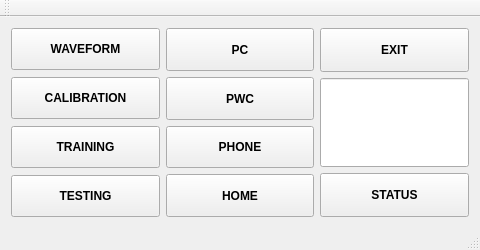
<?xml version="1.0" encoding="UTF-8"?>
<ui version="4.0">
 <class>MainWindow</class>
 <widget class="QMainWindow" name="MainWindow">
  <property name="geometry">
   <rect>
    <x>0</x>
    <y>0</y>
    <width>480</width>
    <height>250</height>
   </rect>
  </property>
  <property name="sizePolicy">
   <sizepolicy hsizetype="Preferred" vsizetype="Maximum">
    <horstretch>0</horstretch>
    <verstretch>0</verstretch>
   </sizepolicy>
  </property>
  <property name="windowTitle">
   <string>mTDS USER INTERFACE</string>
  </property>
  <widget class="QWidget" name="centralWidget">
   <layout class="QHBoxLayout" name="horizontalLayout" stretch="1,1,1">
    <item>
     <layout class="QVBoxLayout" name="verticalLayout">
      <property name="spacing">
       <number>7</number>
      </property>
      <item>
       <widget class="QPushButton" name="Buttonwaveform">
        <property name="sizePolicy">
         <sizepolicy hsizetype="Minimum" vsizetype="Preferred">
          <horstretch>0</horstretch>
          <verstretch>0</verstretch>
         </sizepolicy>
        </property>
        <property name="font">
         <font>
          <weight>75</weight>
          <bold>true</bold>
         </font>
        </property>
        <property name="text">
         <string>WAVEFORM</string>
        </property>
       </widget>
      </item>
      <item>
       <widget class="QPushButton" name="ButtonCal">
        <property name="sizePolicy">
         <sizepolicy hsizetype="Minimum" vsizetype="Preferred">
          <horstretch>0</horstretch>
          <verstretch>0</verstretch>
         </sizepolicy>
        </property>
        <property name="font">
         <font>
          <weight>75</weight>
          <bold>true</bold>
         </font>
        </property>
        <property name="text">
         <string>CALIBRATION</string>
        </property>
       </widget>
      </item>
      <item>
       <widget class="QPushButton" name="ButtonTrain">
        <property name="sizePolicy">
         <sizepolicy hsizetype="Minimum" vsizetype="Preferred">
          <horstretch>0</horstretch>
          <verstretch>0</verstretch>
         </sizepolicy>
        </property>
        <property name="font">
         <font>
          <weight>75</weight>
          <bold>true</bold>
         </font>
        </property>
        <property name="text">
         <string>TRAINING</string>
        </property>
       </widget>
      </item>
      <item>
       <widget class="QPushButton" name="ButtonTest">
        <property name="sizePolicy">
         <sizepolicy hsizetype="Minimum" vsizetype="Preferred">
          <horstretch>0</horstretch>
          <verstretch>0</verstretch>
         </sizepolicy>
        </property>
        <property name="font">
         <font>
          <weight>75</weight>
          <bold>true</bold>
         </font>
        </property>
        <property name="text">
         <string>TESTING</string>
        </property>
       </widget>
      </item>
     </layout>
    </item>
    <item>
     <layout class="QVBoxLayout" name="verticalLayout_2">
      <item>
       <widget class="QPushButton" name="ButtonPC">
        <property name="sizePolicy">
         <sizepolicy hsizetype="Minimum" vsizetype="Preferred">
          <horstretch>0</horstretch>
          <verstretch>0</verstretch>
         </sizepolicy>
        </property>
        <property name="font">
         <font>
          <weight>75</weight>
          <bold>true</bold>
         </font>
        </property>
        <property name="text">
         <string>PC</string>
        </property>
       </widget>
      </item>
      <item>
       <widget class="QPushButton" name="ButtonPWC">
        <property name="sizePolicy">
         <sizepolicy hsizetype="Minimum" vsizetype="Preferred">
          <horstretch>0</horstretch>
          <verstretch>0</verstretch>
         </sizepolicy>
        </property>
        <property name="font">
         <font>
          <weight>75</weight>
          <bold>true</bold>
         </font>
        </property>
        <property name="text">
         <string>PWC</string>
        </property>
       </widget>
      </item>
      <item>
       <widget class="QPushButton" name="ButtonPhone">
        <property name="sizePolicy">
         <sizepolicy hsizetype="Minimum" vsizetype="Preferred">
          <horstretch>0</horstretch>
          <verstretch>0</verstretch>
         </sizepolicy>
        </property>
        <property name="font">
         <font>
          <weight>75</weight>
          <bold>true</bold>
         </font>
        </property>
        <property name="text">
         <string>PHONE</string>
        </property>
       </widget>
      </item>
      <item>
       <widget class="QPushButton" name="ButtonHome">
        <property name="sizePolicy">
         <sizepolicy hsizetype="Minimum" vsizetype="Preferred">
          <horstretch>0</horstretch>
          <verstretch>0</verstretch>
         </sizepolicy>
        </property>
        <property name="font">
         <font>
          <weight>75</weight>
          <bold>true</bold>
         </font>
        </property>
        <property name="text">
         <string>HOME</string>
        </property>
       </widget>
      </item>
     </layout>
    </item>
    <item>
     <layout class="QVBoxLayout" name="verticalLayout_3" stretch="1,2,1">
      <item>
       <widget class="QPushButton" name="ButtonExit">
        <property name="sizePolicy">
         <sizepolicy hsizetype="Minimum" vsizetype="Preferred">
          <horstretch>0</horstretch>
          <verstretch>0</verstretch>
         </sizepolicy>
        </property>
        <property name="font">
         <font>
          <weight>75</weight>
          <bold>true</bold>
         </font>
        </property>
        <property name="text">
         <string>EXIT</string>
        </property>
       </widget>
      </item>
      <item>
       <widget class="QLineEdit" name="TextDisp">
        <property name="sizePolicy">
         <sizepolicy hsizetype="Expanding" vsizetype="Preferred">
          <horstretch>0</horstretch>
          <verstretch>0</verstretch>
         </sizepolicy>
        </property>
       </widget>
      </item>
      <item>
       <widget class="QPushButton" name="statButton">
        <property name="sizePolicy">
         <sizepolicy hsizetype="Minimum" vsizetype="Preferred">
          <horstretch>0</horstretch>
          <verstretch>0</verstretch>
         </sizepolicy>
        </property>
        <property name="font">
         <font>
          <weight>75</weight>
          <bold>true</bold>
         </font>
        </property>
        <property name="text">
         <string>STATUS</string>
        </property>
       </widget>
      </item>
     </layout>
    </item>
   </layout>
  </widget>
  <widget class="QMenuBar" name="menuBar">
   <property name="geometry">
    <rect>
     <x>0</x>
     <y>0</y>
     <width>480</width>
     <height>26</height>
    </rect>
   </property>
  </widget>
  <widget class="QToolBar" name="mainToolBar">
   <attribute name="toolBarArea">
    <enum>TopToolBarArea</enum>
   </attribute>
   <attribute name="toolBarBreak">
    <bool>false</bool>
   </attribute>
  </widget>
  <widget class="QStatusBar" name="statusBar"/>
 </widget>
 <layoutdefault spacing="6" margin="11"/>
 <resources/>
 <connections/>
</ui>
